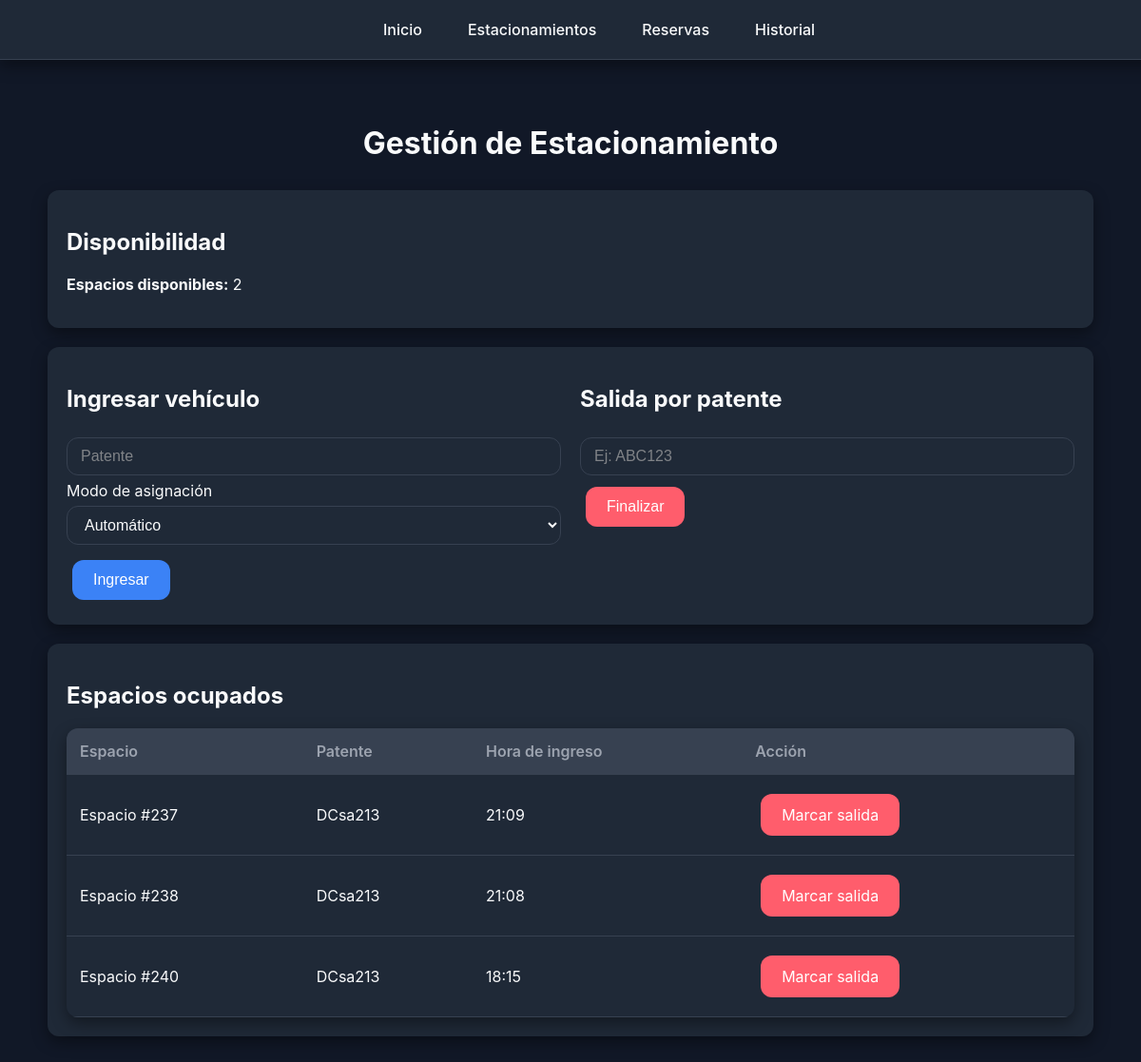
/estacionamientos/, run on the app's committed database.
### apps/estacionamientos/models.py (models this page shows, shortened)
class Estacionamiento(models.Model):
    ESTADO_CHOICES = [
        ("D", "Disponible"),
        ("O", "Ocupado"),
    ]
    TIPO_CHOICES = [
        ("Normal", "Normal"),
        ("VIP", "VIP"),
        ("Discapacitado", "Discapacitado"),
    ]
    estado = models.CharField(max_length=1, choices=ESTADO_CHOICES, default="D")
    tipo = models.CharField(max_length=20, choices=TIPO_CHOICES, default="Normal")
    patente = models.CharField(max_length=10, null=True, blank=True)
    fecha_inicio = models.DateTimeField(null=True, blank=True)
    fecha_termino = models.DateTimeField(null=True, blank=True)

### apps/estacionamientos/views.py (the view, shortened to what this page needs)
# urls.py: path("", views.home, name="home"),
def home(request):
    disponibles = Estacionamiento.objects.filter(estado="D").count()
    ocupados = Estacionamiento.objects.filter(estado="O")
    estacionamientos = Estacionamiento.objects.all().order_by("id")
    return render(request, "main/home.html", {
        "disponibles": disponibles,
        "ocupados": ocupados,
        "estacionamientos": estacionamientos
    })

### apps/estacionamientos/templates/main/home.html (shortened to what this page needs)
{% extends "base.html" %}
{% load static %}
{% block content %}
<h1>Gestión de Estacionamiento</h1>
<div class="card">
  <h2>Disponibilidad</h2>
  <p><strong>Espacios disponibles:</strong> {{ disponibles }}</p>
</div>
<div class="card">
  <div style="display: grid; grid-template-columns: 1fr 1fr; gap: 20px;">
    <div>
      <h2>Ingresar vehículo</h2>
      <form method="post">
        <input type="text" name="patente" placeholder="Patente" required>
        <label for="modo">Modo de asignación</label>
        <select id="modo" name="modo" onchange="toggleSelect()">
          <option value="cualquiera" selected>Automático</option>
        </select>
        <button class="button" style="margin-top: 10px;">Ingresar</button>
      </form>
    </div>
    <div>
      <h2>Salida por patente</h2>
      <form method="post" action="{% url 'marcarSalidaPatente' %}">
        <input type="text" name="patente" placeholder="Ej: ABC123">
        <button class="button button-danger">Finalizar</button>
      </form>
    </div>
  </div>
</div>
<div class="card">
  <h2>Espacios ocupados</h2>
  <table>
    <tr><th>Espacio</th><th>Patente</th><th>Hora de ingreso</th><th>Acción</th></tr>
    {% for e in ocupados %}
    <tr>
      <td>Espacio #{{ e.id }}</td>
      <td>{{ e.patente }}</td>
      <td>
        {% if e.fecha_inicio %}
          {{ e.fecha_inicio|date:"H:i" }}
        {% else %}
          -
        {% endif %}
      </td>
      <td><a href="{% url 'marcarSalida' e.id %}" class="button button-danger">Marcar salida</a></td>
    </tr>
    {% empty %}
    <tr><td colspan="4">No hay autos estacionados</td></tr>
    {% endfor %}
  </table>
</div>
{% endblock %}

### apps/estacionamientos/static/css/style.css (style rules this page uses)
:root { --primary: #3B82F6; --primary-dark: #1D4ED8; --success: #10B981; --success-dark: #047857; --danger: #ff5d6c; --danger-dark: #d94d5b; --bg: #111827; --bg-card: #1F2937; --bg-alt: #374151; --text: #F9FAFB; --text-light: #9CA3AF; --radius: 12px; --shadow: 0 6px 16px rgba(0,0,0,0.4); }
body { font-family: "Inter", "Segoe UI", Roboto, Arial, sans-serif; background: var(--bg); color: var(--text); margin: 0; padding-top: 70px; }
input, select, textarea { width: 100%; padding: 10px 14px; margin: 6px 0; border: 1px solid var(--bg-alt); border-radius: var(--radius); background: var(--bg-card); color: var(--text); font-size: 1rem; outline: none; box-sizing: border-box; transition: border 0.2s ease, box-shadow 0.2s ease; }
::placeholder { color: #aaa; opacity: 0.7; }
a.button, button, .button { display: inline-block; margin: 6px; padding: 12px 22px; border: none; border-radius: var(--radius); cursor: pointer; font-size: 1rem; background: var(--primary); color: #fff; text-decoration: none; transition: all 0.2s ease; }
.button-danger { background: var(--danger) !important; }
h1 { color: var(--text); margin-bottom: 30px; font-size: 2rem; text-align: center; }
.card { background: var(--bg-card); border-radius: var(--radius); box-shadow: var(--shadow); padding: 20px; margin-bottom: 20px; transition: transform 0.2s ease; }
table { width: 100%; border-collapse: collapse; background: var(--bg-card); border-radius: var(--radius); box-shadow: var(--shadow); overflow: hidden; margin-top: 20px; color: var(--text); }
th, td { padding: 14px; text-align: left; border-bottom: 1px solid var(--bg-alt); }
th { background: var(--bg-alt); color: var(--text-light); font-weight: 600; }

### data on the page
Estacionamiento: id "237", patente "DCsa213", fecha_inicio "21:09"
Estacionamiento: id "238", patente "DCsa213", fecha_inicio "21:08"
Estacionamiento: id "240", patente "DCsa213", fecha_inicio "18:15"

### other printed values
{{ disponibles }} "2"
